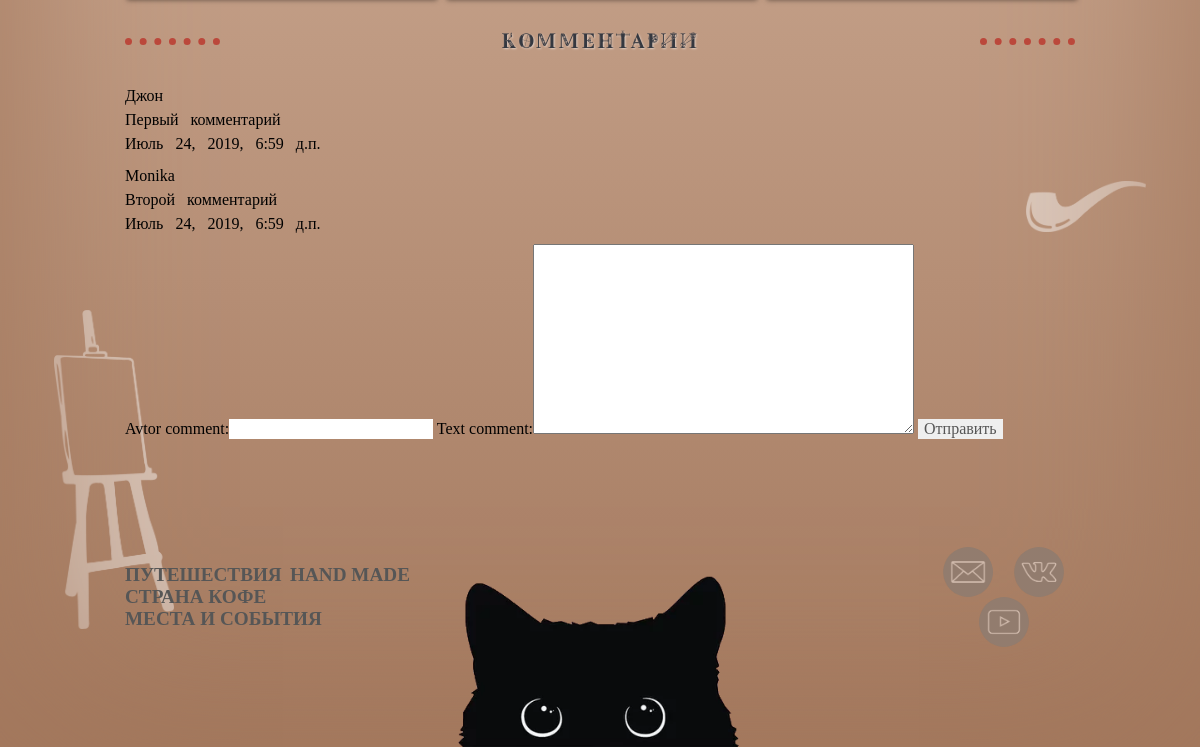
/articles/15/ (lower part), run on an earlier commit of the app's database.
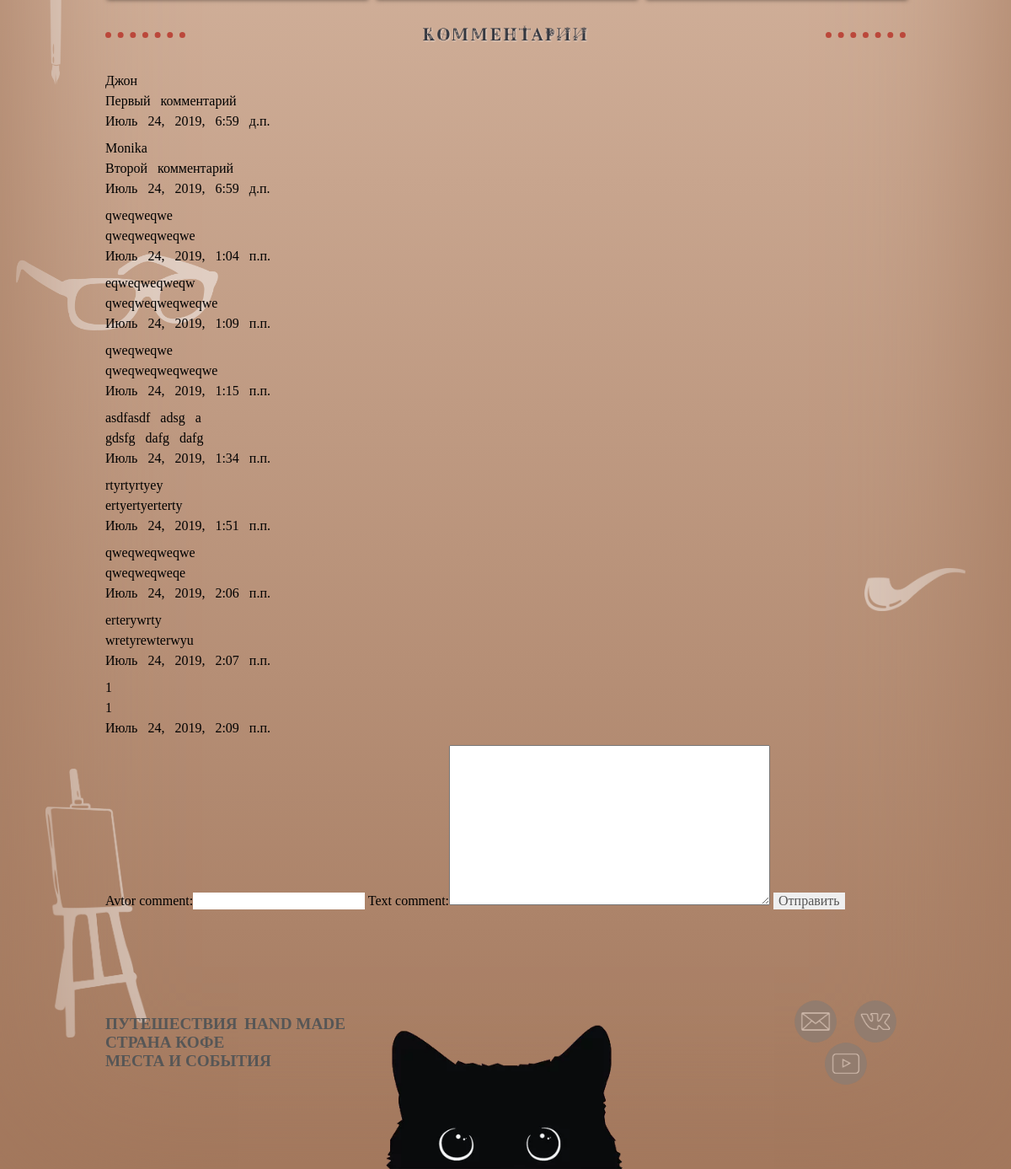
And on a later commit of the database.
### blog/models.py (models this page shows)
class CommentArticle(models.Model):
    class Meta():
        verbose_name = "Комментарий"
        verbose_name_plural = "Комментарии"
    avtor_comment = models.CharField(max_length=255)
    for_article = models.ForeignKey(
        Article, verbose_name="Статья", on_delete=models.CASCADE)
    text_comment = models.TextField(max_length=500)
    date_created = models.DateTimeField(auto_now_add=True)
    active = models.BooleanField(default=True)

### blog/views.py (the view, shortened to what this page needs)
# urls.py: path('articles/<int:pk>/', views.DetailArticleView.as_view(), name='article'),
class DetailArticleView(DetailView, UpdateView):
    model = Article
    form_class = CommentForm
    template_name = 'blog/article_detail.html'
    def get_context_data(self, **kwargs):
        random_index = randint(0, Article.objects.count() - 3)
        id_article = get_object_or_404(Article, pk=self.kwargs['pk'])
        ctx = super(DetailArticleView, self).get_context_data(**kwargs)
        ctx['form'] = CommentForm()
        ctx['comments'] = CommentArticle.objects.filter(
            for_article=id_article, active=True)
        ctx['best_article'] = Article.objects.filter(
            active=1).order_by('-like')[random_index:random_index + 3]
        ctx['title'] = Article.objects.filter(pk=self.kwargs['pk']).first()
        return ctx

### blog/forms.py
class CommentForm(forms.ModelForm):
    class Meta:
        model = CommentArticle
        fields = ('avtor_comment', 'text_comment',)

### blog/models.py (called while the page is built)
    def __str__(self):
        return self.title

### blog/templates/blog/article_detail.html (shortened to what this page needs)
{% extends 'blog/main.html' %}
{% load static %}
{% block article %}
  <h4>Комментарии</h4>
  {% for comm in comments %}
    <div class="comment">
      <p>{{ comm.avtor_comment }}</p>
      <p>{{ comm.text_comment }}</p>
      <p>{{ comm.date_created }}</p>
    </div>
  {% endfor %}
  <form action="" method="post">
    {{form}}
    <input type="submit" value="Отправить">
  </form>
{% endblock article %}

What changed in the data, as far as the page shows it:
added CommentArticle: avtor_comment "qweqweqwe", text_comment "qweqweqweqwe", date_created "Июль 24, 2019, 1:04 п.п."
added CommentArticle: avtor_comment "eqweqweqweqw", text_comment "qweqweqweqweqwe", date_created "Июль 24, 2019, 1:09 п.п."
added CommentArticle: avtor_comment "qweqweqwe", text_comment "qweqweqweqweqwe", date_created "Июль 24, 2019, 1:15 п.п."
added CommentArticle: avtor_comment "asdfasdf adsg a", text_comment "gdsfg dafg dafg", date_created "Июль 24, 2019, 1:34 п.п."
added CommentArticle: avtor_comment "rtyrtyrtyey", text_comment "ertyertyerterty", date_created "Июль 24, 2019, 1:51 п.п."
added CommentArticle: avtor_comment "qweqweqweqwe", text_comment "qweqweqweqe", date_created "Июль 24, 2019, 2:06 п.п."
added CommentArticle: avtor_comment "erterywrty", text_comment "wretyrewterwyu", date_created "Июль 24, 2019, 2:07 п.п."
added CommentArticle: avtor_comment "1", text_comment "1", date_created "Июль 24, 2019, 2:09 п.п."
